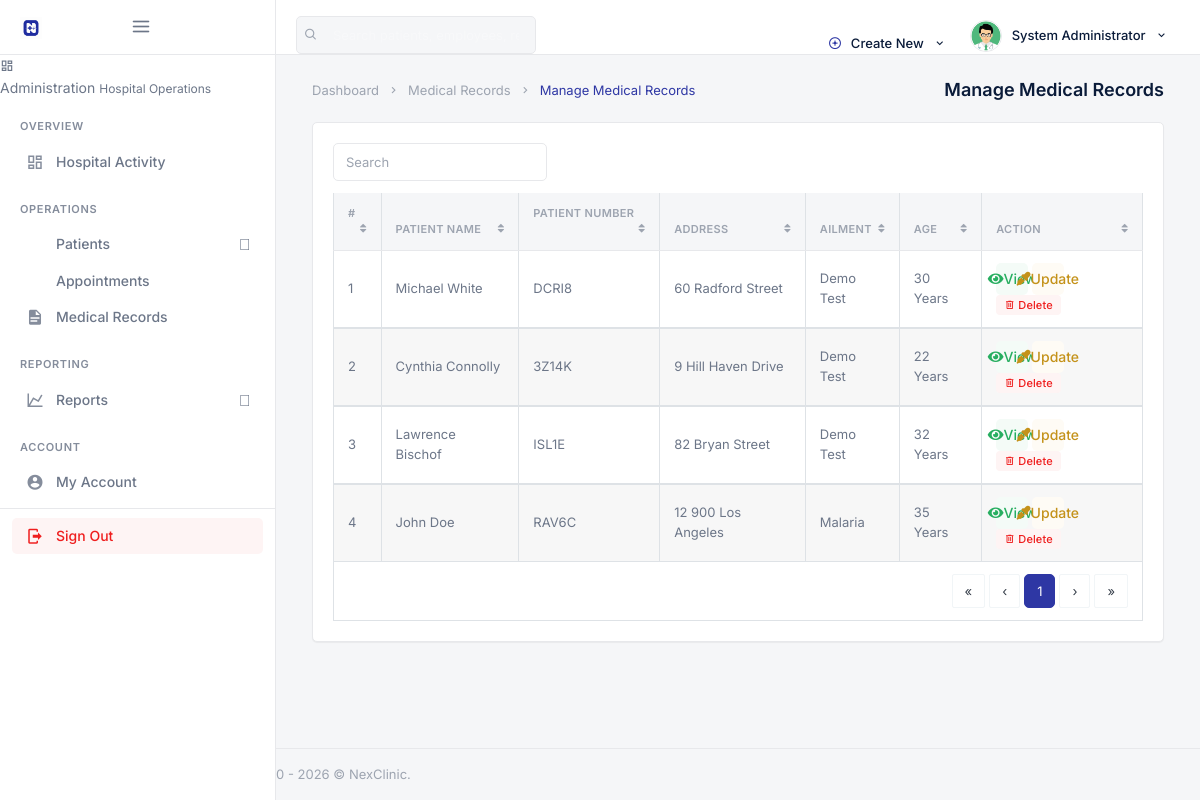
The app's page /backend/admin/clinical/his_admin_manage_medical_record.php (signed in) with its own data.
### tables this page shows
CREATE TABLE `his_admin` (
  `ad_id` int(20) NOT NULL,
  `ad_fname` varchar(200) DEFAULT NULL,
  `ad_lname` varchar(200) DEFAULT NULL,
  `ad_email` varchar(200) DEFAULT NULL,
  `ad_pwd` varchar(200) DEFAULT NULL,
  `ad_dpic` varchar(200) DEFAULT NULL
);

CREATE TABLE `his_medical_records` (
  `mdr_id` int(20) NOT NULL,
  `authored_by` int(20) DEFAULT NULL,
  `mdr_number` varchar(200) DEFAULT NULL,
  `mdr_pat_name` varchar(200) DEFAULT NULL,
  `mdr_pat_adr` varchar(200) DEFAULT NULL,
  `mdr_pat_age` varchar(200) DEFAULT NULL,
  `mdr_pat_ailment` varchar(200) DEFAULT NULL,
  `mdr_pat_number` varchar(200) DEFAULT NULL,
  `mdr_pat_prescr` longtext,
  `mdr_date_rec` timestamp(4) NOT NULL DEFAULT CURRENT_TIMESTAMP(4) ON UPDATE CURRENT_TIMESTAMP(4)
);

### backend/assets/inc/nex_paths.php (called while the page is built, shortened)
<?php
function nex_admin_base() {
    return isset($GLOBALS['nex_admin_base']) ? (string) $GLOBALS['nex_admin_base'] : '';
}
function nex_admin_url($path) {
    $path = ltrim((string) $path, '/');
    return nex_admin_base() . $path;
}

### backend/admin/clinical/his_admin_manage_medical_record.php (the view, shortened to what this page needs)
<?php
require __DIR__ . '/../_init.php';
?>
<!DOCTYPE html>
<html lang="en">
<?php include __DIR__ . '/../assets/inc/head.php';?>
    <body>
        <div id="wrapper">
                <?php include __DIR__ . '/../assets/inc/nav.php';?>
                <?php include __DIR__ . '/../assets/inc/sidebar.php';?>
            <div class="content-page">
                <div class="content">
                    <div class="container-fluid">
                        <div class="row">
                            <div class="col-12">
                                <div class="page-title-box">
                                    <div class="page-title-right">
                                        <ol class="breadcrumb m-0">
                                            <li class="breadcrumb-item"><a href="javascript: void(0);">Dashboard</a></li>
                                            <li class="breadcrumb-item"><a href="javascript: void(0);">Medical Records</a></li>
                                            <li class="breadcrumb-item active">Manage Medical Records</li>
                                        </ol>
                                    </div>
                                    <h4 class="page-title">Manage Medical Records</h4>
                                </div>
                            </div>
                        </div>
                        <div class="row">
                            <div class="col-12">
                                <div class="card-box">
                                    <div class="mb-2">
                                        <div class="row">
                                            <div class="col-12 text-sm-center form-inline" >
                                                <div class="form-group">
                                                    <input id="demo-foo-search" type="text" placeholder="Search" class="form-control form-control-sm" autocomplete="on">
                                                </div>
                                            </div>
                                        </div>
                                    </div>
                                    <div class="table-responsive">
                                        <table id="demo-foo-filtering" class="table table-bordered toggle-circle mb-0" data-page-size="7">
                                            <thead>
                                            <tr>
                                                <th>#</th>
                                                <th data-toggle="true">Patient Name</th>
                                                <th data-hide="phone">Patient Number</th>
                                                <th data-hide="phone">Address</th>
                                                <th data-hide="phone">Ailment</th>
                                                <th data-hide="phone">Age</th>
                                                <th data-hide="phone">Action</th>
                                            </tr>
                                            </thead>
                                            <?php
                                                $ret="SELECT * FROM  his_medical_records ORDER BY RAND() ";
                                                $stmt= $mysqli->prepare($ret) ;
                                                $stmt->execute() ;
                                                $res=$stmt->get_result();
                                                $cnt=1;
                                                while($row=$res->fetch_object())
                                                {
                                            ?>
                                                <tbody>
                                                <tr>
                                                    <td><?php echo escape_output($cnt); ?></td>
                                                    <td><?php echo escape_output($row->mdr_pat_name); ?></td>
                                                    <td><?php echo escape_output($row->mdr_pat_number); ?></td>
                                                    <td><?php echo escape_output($row->mdr_pat_adr); ?></td>
                                                    <td><?php echo escape_output($row->mdr_pat_ailment); ?></td>
                                                    <td><?php echo escape_output($row->mdr_pat_age); ?> Years</td>
                                                    <td>
                                                        <a href="his_admin_view_single_medical_record.php?mdr_id=<?php echo escape_output($row->mdr_id); ?>&&mdr_number=<?php echo escape_output($row->mdr_number); ?>" class="badge badge-success"><i class="fas fa-eye"></i> View</a>
                                                        <a href="his_admin_upate_single_medical_record.php?mdr_number=<?php echo escape_output($row->mdr_number); ?>" class="badge badge-warning"><i class="fas fa-eye-dropper "></i> Update</a>
                                                        <?php echo render_delete_button('delete_mdr_number', $row->mdr_number); ?>
                                                    </td>
                                                </tr>
                                                </tbody>
                                            <?php  $cnt = $cnt +1 ; }?>
                                            <tfoot>
                                            <tr class="active">
                                                <td colspan="8">
                                                    <div class="text-right">
                                                        <ul class="pagination pagination-rounded justify-content-end footable-pagination m-t-10 mb-0"></ul>
                                                    </div>
                                                </td>
                                            </tr>
                                            </tfoot>
                                        </table>
                                    </div>
                                </div>
                            </div>
                        </div>
                    </div>
                </div>
                 <?php include __DIR__ . '/../assets/inc/footer.php';?>
            </div>
        </div>
    </body>
</html>

### backend/admin/assets/inc/nav.php (shortened to what this page needs)
<?php
    $aid=$_SESSION['ad_id'];
    $ret="select * from his_admin where ad_id=?";
    $stmt= $mysqli->prepare($ret);
    $stmt->bind_param('i',$aid);
    $stmt->execute();
    $res=$stmt->get_result();
    while($row=$res->fetch_object())
    {
?>
    <div class="navbar-custom">
        <ul class="list-unstyled topnav-menu topnav-menu-left m-0">
            <li class="d-none d-lg-block">
                <form class="app-search" autocomplete="off">
                    <div class="app-search-box">
                        <button class="btn" type="button"><i class="fe-search"></i></button>
                        <input type="text" class="form-control" placeholder="Search patients, employees, records…">
                    </div>
                </form>
            </li>
        </ul>
        <div class="logo-box bg-black">
            <a href="<?php echo escape_output(nex_admin_url('his_admin_dashboard.php')); ?>" class="logo text-center">
                <span class="logo-lg">
                    <img src="<?php echo escape_output(nex_admin_url('assets/images/logo-dark.png')); ?>" alt="NexClinic" height="22">
                    <span class="ml-1 text-white font-weight-bold" style="font-size:14px;letter-spacing:-0.02em;">NexClinic</span>
                </span>
            </a>
            <button class="button-menu-mobile">
                <i class="fe-menu"></i>
            </button>
        </div>
        <ul class="list-unstyled topnav-menu float-right mb-0">
            <li class="dropdown notification-list d-none d-lg-block">
                <a class="nav-link dropdown-toggle waves-effect waves-light" data-toggle="dropdown" href="#" role="button" aria-haspopup="false" aria-expanded="false">
                    <i class="fe-plus-circle mr-1" style="color: var(--hms-primary);"></i>
                    Create New
                    <i class="mdi mdi-chevron-down ml-1"></i>
                </a>
            </li>
            <li class="dropdown notification-list">
                <a class="nav-link dropdown-toggle nav-user mr-0 waves-effect waves-light" data-toggle="dropdown" href="#" role="button" aria-haspopup="false" aria-expanded="false">
                    <img src="<?php echo escape_output(nex_admin_url('assets/images/users/' . $row->ad_dpic)); ?>" alt="User" class="rounded-circle">
                    <span class="pro-user-name ml-1 d-none d-lg-inline">
                        <?php echo escape_output($row->ad_fname); ?> <?php echo escape_output($row->ad_lname); ?>
                        <i class="mdi mdi-chevron-down ml-1"></i>
                    </span>
                </a>
            </li>
        </ul>
    </div>
<?php }?>

### backend/security.php (shortened to what this page needs)
<?php
function escape_output($string) {
    return htmlspecialchars((string) $string, ENT_QUOTES, 'UTF-8');
}
function generate_csrf_token() {
    return $_SESSION['csrf_token'];
}
function render_delete_button($post_key, $id_value, $confirm_message = 'Delete this record?') {
    $token = escape_output(generate_csrf_token());
    $id = escape_output((string) $id_value);
    $key = escape_output($post_key);
    $confirm = escape_output($confirm_message);
    return '<form method="post" class="d-inline" onsubmit="return confirm(\'' . $confirm . '\');">'
        . '<input type="hidden" name="csrf_token" value="' . $token . '">'
        . '<input type="hidden" name="' . $key . '" value="' . $id . '">'
        . '<button type="submit" class="badge badge-danger border-0"><i class="mdi mdi-trash-can-outline"></i> Delete</button>'
        . '</form>';
}

### records on screen
his_admin: ad_dpic (picture), ad_fname "System", ad_lname "Administrator"
his_medical_records: mdr_pat_name "Michael White", mdr_pat_number "DCRI8", mdr_pat_adr "60 Radford Street", mdr_pat_ailment "Demo Test", mdr_pat_age "30"
his_medical_records: cnt "2", mdr_pat_name "Cynthia Connolly", mdr_pat_number "3Z14K", mdr_pat_adr "9 Hill Haven Drive", mdr_pat_ailment "Demo Test", mdr_pat_age "22"
his_medical_records: cnt "3", mdr_pat_name "Lawrence Bischof", mdr_pat_number "ISL1E", mdr_pat_adr "82 Bryan Street", mdr_pat_ailment "Demo Test", mdr_pat_age "32"
his_medical_records: cnt "4", mdr_pat_name "John Doe", mdr_pat_number "RAV6C", mdr_pat_adr "12 900 Los Angeles", mdr_pat_ailment "Malaria", mdr_pat_age "35"

### other values on screen
escape_output($nex_ws_meta['label']) "Administration"
escape_output($nex_ws_meta['tagline']) "Hospital Operations"
escape_output($section['title']) "OVERVIEW"
escape_output($item['label']) "Hospital Activity"
escape_output($section['title']) "OPERATIONS"
escape_output($item['label']) "Patients"
escape_output($item['label']) "Appointments"
escape_output($item['label']) "Medical Records"
escape_output($section['title']) "REPORTING"
escape_output($item['label']) "Reports"
escape_output($section['title']) "ACCOUNT"
escape_output($item['label']) "My Account"
